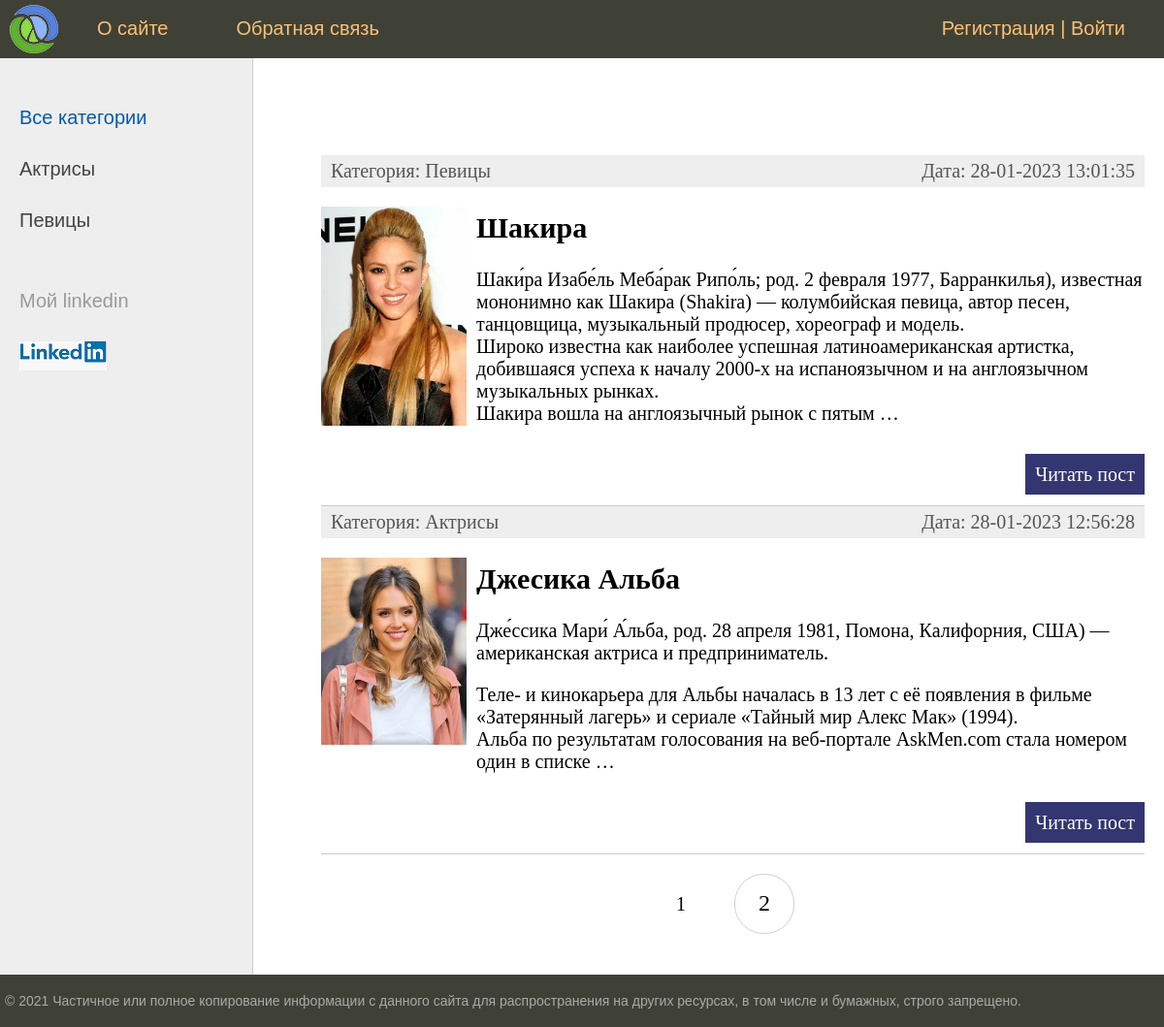
The page / on the database its author committed.
### women/models.py (models this page shows, shortened)
class Category(models.Model):
    name = models.CharField(max_length=100, db_index=True, verbose_name='Категория')
    slug = models.SlugField(max_length=255, unique=True, db_index=True, verbose_name='URL')
    def __str__(self):
        return self.name
    def get_absolute_url(self):
        return reverse('category', kwargs={'cat_slug': self.slug})
    class Meta:
        verbose_name = 'Категория'
        verbose_name_plural = 'Категории'
        ordering = ['id']

class Women(models.Model):
    title = models.CharField(max_length=255, verbose_name='Заголовок')
    slug = models.SlugField(max_length=255, unique=True, db_index=True,verbose_name='URL')
    content = models.TextField(blank=True, verbose_name='Текст статьи')
    photo = models.ImageField(upload_to="photos/%Y/%m/%d/",verbose_name='Фото')
    time_create = models.DateTimeField(auto_now_add=True, verbose_name='Время создания')
    time_update = models.DateTimeField(auto_now=True, verbose_name='Время изменения')
    is_published = models.BooleanField(default=True, verbose_name='Публикация')
    cat = models.ForeignKey('Category', on_delete=models.PROTECT, verbose_name='Категории')
    def get_absolute_url(self):
        return reverse('post', kwargs={'post_slug': self.slug})
    class Meta:
        verbose_name = 'Известные женщины'
        verbose_name_plural = 'Известные женщины'
        ordering = ['-time_create', 'title']

### women/views.py (the view)
# urls.py: path('', WomenHome.as_view(), name='home'),
class WomenHome(DataMixin, ListView):
    model = Women
    template_name = 'women/index.html'
    context_object_name = 'posts'
    def get_context_data(self, *, object_list=None, **kwargs):
        context = super().get_context_data(**kwargs)
        c_def = self.get_user_context(title="Главная страница")
        return dict(list(context.items()) + list(c_def.items()))
    def get_queryset(self):
        return Women.objects.filter(is_published=True)

### women/utils.py (called while the page is built)
    def get_user_context(self, **kwargs):
        context = kwargs
        cats = Category.objects.all()
        user_menu = menu.copy()
        if not self.request.user.is_authenticated:
            user_menu.pop(1)
        context['menu'] = user_menu
        context['cats'] = cats
        if 'cat_selected' not in context:
            context['cat_selected'] = 0
        return context

### women/templates/women/index.html (shortened to what this page needs)
{% extends 'women/base.html' %}
{% block content %}
<ul class="list-articles">
	{% for p in posts %}
			<li><div class="article-panel">
	<p class="first"> Категория: {{p.cat}}</p>
	<p class="last"> Дата: {{p.time_update|date:'d-m-Y H:i:s'}}</p>
				</div>
				{% if p.photo %}
					<p><img class="img-article-left thumb" src="{{p.photo.url}}"></p>
				{% endif %}
				<h2>{{p.title}}</h2>
	{% autoescape on %}
	<p>{{p.content|linebreaks|truncatewords:50}}</p>
	{% endautoescape %}
			<p class="link-read-post"><a href="{{ p.get_absolute_url }}">Читать пост</a></p>
			</li>
	{% endfor %}
</ul>
{% endblock %}

### women/templates/women/base.html (shortened to what this page needs)
{% load static %}
{% load women_tags %}
<!DOCTYPE html>
<html>
<head>
	<link type="text/css" href="{% static 'women/css/styles.css' %}" rel="stylesheet" />
</head>
<body>
<table class="table-page" border=0 cellpadding="0" cellspacing="0">
<tr><td valign=top>
{% block mainmenu %}
		<div class="header">
			<ul id="mainmenu" class="mainmenu">
			<li class="logo"><a href="{% url 'home' %}"><div class="logo"></div></a></li>
{% for m in menu %}
			<li><a href="{% url m.url_name %}">{{m.title}}</a></li>
{% endfor %}
				{% if request.user.is_authenticated %}
				<li class="last"> {{user.username}} | <a href="{% url 'logout' %}"> Выйти</a> </li>
				{% else %}
				<li class="last"><a href="{% url 'register' %}"> Регистрация</a> | <a href="{% url 'login' %}">Войти</a></li>
				{% endif %}
			</ul>
		</div>
{% endblock mainmenu %}
<table class="table-content" border=0 cellpadding="0" cellspacing="0">
<tr>
	<td valign="top" class="left-chapters">
	<ul id="leftchapters">
{% if cat_selected == 0 %}
		<li class="selected"> Все категории</li>
{% else %}
		<li><a href="{% url 'home' %}">Все категории</a> </li>
{% endif %}
{% for c in cats %}
	{% if c.pk == cat_selected %}
		<li class="selected">{{c.name}}</li>
	{% else %}
		<li><a href="{{ c.get_absolute_url }}">{{c.name}}</a></li>
	{% endif %}
{% endfor %}
		<li class="share">
		<p> Мой linkedin </p>
		<a class="share-yt" href="https://www.linkedin.com/in/роман-попов-1b6368241/" target="_blank" rel="nofollow"></a>
		</li>
	</ul>
</td>
<td valign="top" class="content">
	<div class="content-text">
{% block content %}
{% endblock %}
{% if page_obj.has_other_pages %}
<nav class="list-pages">
	<ul>
		{% for p in paginator.page_range %}
		{% if page_obj.number == p %}
		<li class="page-num page-num-selected">{{ p }}</li>
		{% elif p >= page_obj.number|add:-2 and p <= page_obj.number|add:2 %}
		<li class="page-num">
			<a href="?page={{ p }}">{{ p }}</a>
		</li>
		{% endif %}
		{% endfor %}
	</ul>
</nav>
{% endif %}
	</div>
</td></tr></table>
</td></tr>
<tr><td valign=top>
	<div id="footer">
		<p>&copy; 2021 Частичное или полное копирование информации с данного сайта для распространения на других ресурсах, в том числе и бумажных, строго запрещено.</p>
	</div>
</td></tr></table>
</body>
</html>

### women/static/women/css/styles.css (style rules this page uses)
html, body { font-family: 'Arial'; margin: 0; padding: 0; height: 100%; width: 100%; color: #444; }
a { color: #0059b2; text-decoration: none; }
img { max-width: 600px; height: auto; }
img.img-article-left { max-width: 300px; height: auto; float: left; padding: 0 10px 10px 0; }
img.img-article-left.thumb { max-width: 150px; height: auto; }
p.link-read-post { text-align: right; }
p.link-read-post a { padding: 10px; min-width: 100px; background: #333671; color: #fff; text-decoration: none; }
div.article-panel { background: #eee; padding: 5px 10px 5px 10px; box-sizing: border-box; overflow: hidden; color: #555; }
div.article-panel p.first { margin: 0; float: left; }
div.article-panel p.last { margin: 0; float: right; }
ul.list-articles { list-style: none; margin: 0; padding: 0; }
ul.list-articles li { border-bottom: 1px solid #ccc; }
.table-page { width: 100%; height: 100%; vertical-align: top; }
.table-page tr { height: 100%; }
.header { background: #3F4137; height: 60px; }
.logo { background: url('../images/logo.png') no-repeat 10px 5px; width: 70px; height: 60px; }
ul.mainmenu { list-style: none; margin: 0; padding: 0; height: 60px; color: #fdc073; font-size: 20px; overflow: hidden; }
ul.mainmenu li { float: left; margin: 18px 40px 0 30px; }
ul.mainmenu li.logo { margin: 0; }
ul.mainmenu li.last { float: right; }
ul.mainmenu li a { color: #fdc073; text-decoration: none; }
.table-content { width: 100%; min-height: 100%; height: 100%; }
.left-chapters { margin: 0; background: #eee; border-right: 1px solid #ccc; min-height: 100%; }
.left-chapters ul { width: 230px; min-height: 100%; margin: 0; padding: 20px 10px 10px 20px; list-style: none; font-size: 20px; }
.left-chapters ul li { margin: 30px 0 0 0; color: #999; }
.left-chapters ul li.selected { color: #0059b2; }
.left-chapters ul li a { color: #444; text-decoration: none; }
.left-chapters ul li.share { margin: 60px 0 0 0; }
.left-chapters ul li.share p { margin: 30px 0 30px 0; }
.left-chapters ul li.share a { display: inline-block; width: 40px; height: 40px; margin: 0 20px 0 0; }
.left-chapters ul li.share a.share-yt { width: 100%; height: 30px; background: url('../images/linkedin.png') no-repeat 0 -15px }
.content { padding: 40px 20px 20px 40px; width: 100%; box-sizing: border-box; }
.content-text { margin: 60px 0 0 30px; color: #000; font-size: 20px; font-family: Yandex Sans Display Light; }
#footer { box-sizing: border-box; background: #3F4137; padding: 5px; color: #aaa; font-size: 14px; font-family: Verdana, Geneva, Arial, Helvetica; text-align: left; overflow: hidden; }
.list-pages { text-align: center; margin: 0 0 20px 0; }
.list-pages ul { margin: 20px 0 0 0; padding: 0; list-style: none; }
.list-pages ul li { display: inline-block; margin: 0 20px 0 0; }
.list-pages a { color: #000; font-size: 24px; text-decoration: none; }
.list-pages .page-num, .page-num-selected { display: inline-block; width: 60px; height: 44px; padding: 16px 0 0 0; border: 1px solid #d0d0d0; border-radius: 30px; }
.list-pages .page-num-selected { border: none; color: #000; font-size: 20px; }

### rows shown on the page
Category: name "Актрисы"
Category: name "Певицы"
Women: cat "Певицы", time_update "28-01-2023 13:01:35", photo (picture), title "Шакира", content "Шаки́ра Изабе́ль Меба́рак Рипо́ль; род. 2 февраля 1977, Барранкилья), известная мононимно как Шакира (Shakira) — колумбийская певица, автор песен, танцовщица, музыкальный продюсер, хореограф и модель. Широко известна как наиболее успешная латиноамериканская артистка, добившаяся успеха к началу 2000-х на испаноязычном и на англоязычном музыкальных рынках. Шакира вошла на англоязычный рынок с пятым …"
Women: cat "Актрисы", time_update "28-01-2023 12:56:28", photo (picture), title "Джесика Альба", content "Дже́ссика Мари́ А́льба, род. 28 апреля 1981, Помона, Калифорния, США) — американская актриса и предприниматель. Теле- и кинокарьера для Альбы началась в 13 лет с её появления в фильме «Затерянный лагерь» и сериале «Тайный мир Алекс Мак» (1994). Альба по результатам голосования на веб-портале AskMen.com стала номером один в списке …"

### other values the page prints
{{ m.title }} "О сайте" "Обратная связь"
{{ p }} "1"
{{ p }} "2"
